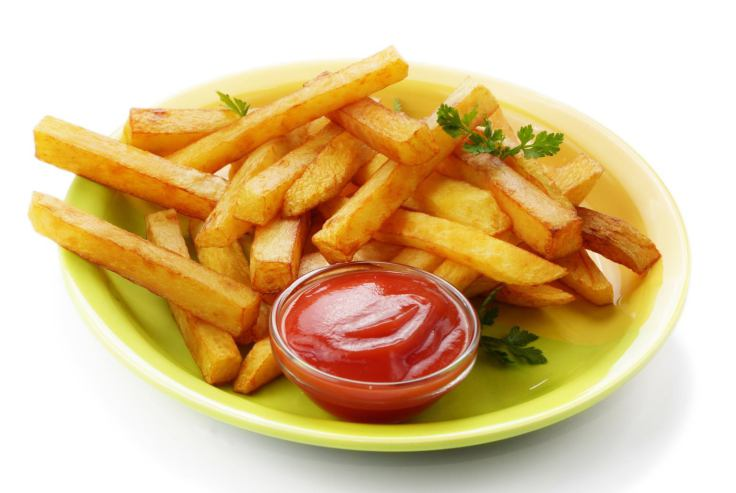
%> input picture Matlab_DIP/Segmentation/french-fries.jpg, 736 x 493 px
$ octave --eval "result = food_segmentation(imread('french-fries.jpg'));"   (GNU Octave 9; MATLAB toolbox functions it lacks are replaced by stand-ins)
%> lines starting %> are read from the running program, lines starting %| are printed output that depends on the picture; in (x1, y1, x2, y2) boxes, pixels count from 0 and x2, y2 are one past the last pixel; in counts of white or black regions, pixels touching at a corner belong together; the program's own positions count from 1
%This function reads an input image and returns a set of images each of
%them containing a segment as a result of colour segmentation
function segments = food_segmentation (I)

%BEGIN PARAMETERS DEFINITION
H_hist_medfilt_order= 256/32;%Median filter order applied to the Hue component histogram
H_hist_shift = -75;%Circular shift (>>,right is H_shift is positive) of the Histogram of Hue component values, needed for better study of yellow-orange-red colours, e.g.-75
hue_hist_peak_threshold = 0.01;%minimum peak height (as porcentage of the total image pixels) to be considered as a peak in the histogram.
%choose what to show
plot_hue_histogram = false;%Plot Hue histogram, median filter smooth of it and also peak detection results
show_output_images = false;%Show the filtered segments
%END PARAMETERS DEFINITION

%BEGIN ALGORITHM

    %Transform in HSV colour space
    I_hsv = rgb2hsv(I);
%> I_hsv: size 493x736x3 double; mean H, S, V 0.0893, 0.399, 0.861
    %Get HSV channels
    H=I_hsv(:,:,1);
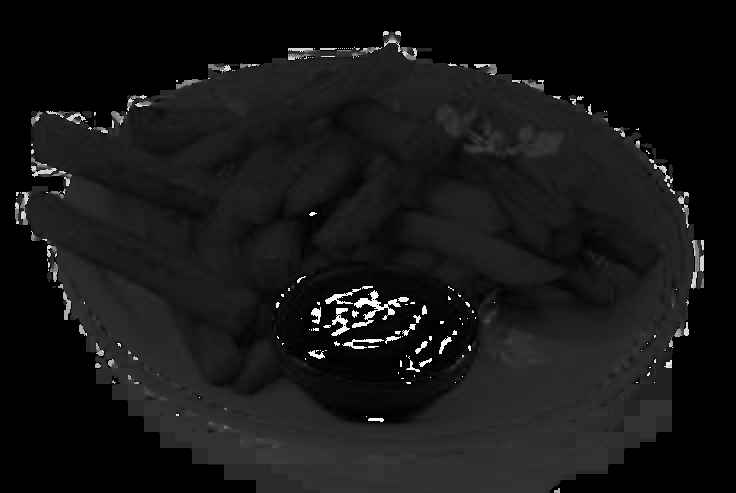
%> H: size 493x736 double; min 0, max 0.999, mean 0.0893
    S=I_hsv(:,:,2);
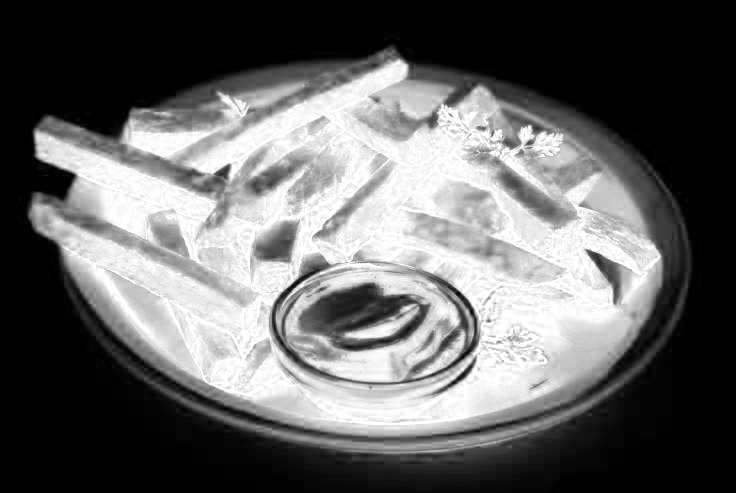
%> S: size 493x736 double; min 0, max 1, mean 0.399
    V=I_hsv(:,:,3);
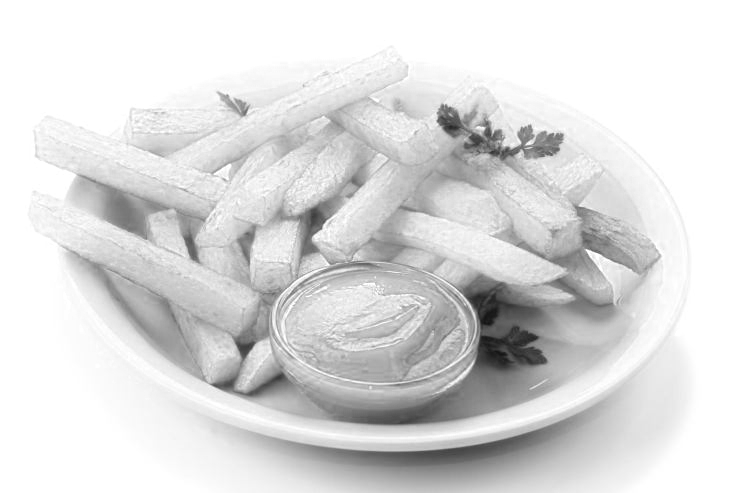
%> V: size 493x736 double; min 0.0745, max 1, mean 0.861

    %Remove too bright colours because their Hue value could be misleading
    smask = S>0.1;
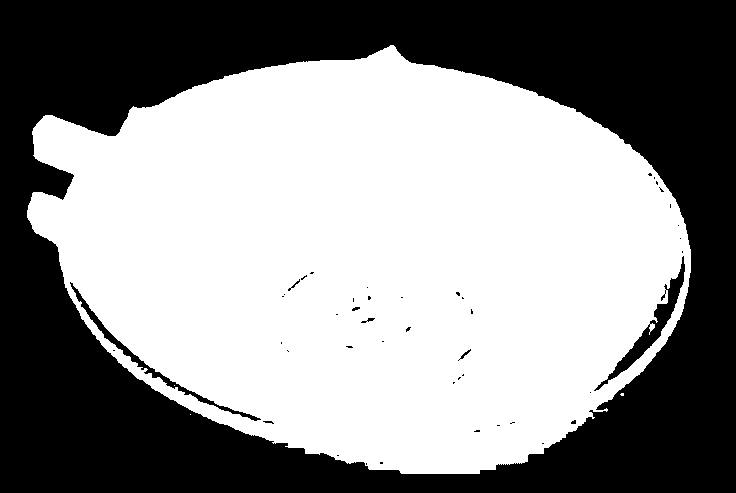
%> smask: size 493x736 logical; 56% white; 46 black regions (39 under 20 px), largest, box (x1, y1, x2, y2) and area: (0, 0, 736, 493) 156446, (594, 256, 685, 391) 1615, (70, 282, 261, 421) 1156
    %Morhological closing
    smask = bwmorph(smask,'close');
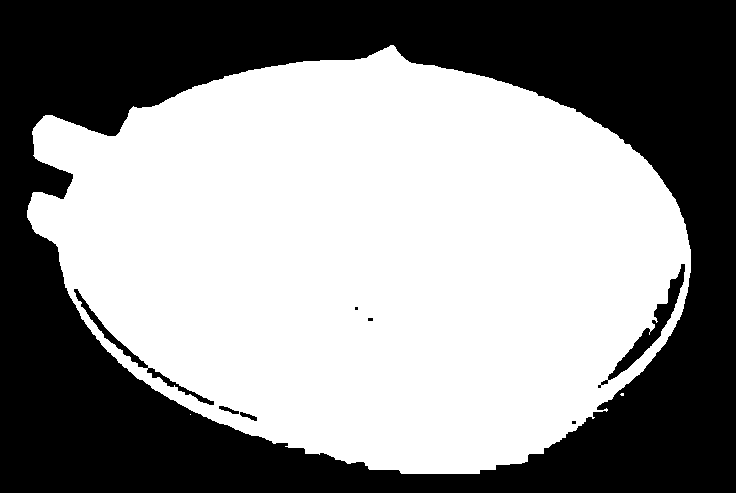
%> smask: size 493x736 logical; 56.2% white; 8 black regions (3 under 20 px), largest, box (x1, y1, x2, y2) and area: (0, 0, 736, 493) 156412, (598, 264, 685, 388) 1539, (74, 289, 214, 405) 949, (219, 406, 239, 414) 71, (240, 412, 257, 421) 68
    I_hsv = I_hsv.*repmat(smask,[1,1,3]);
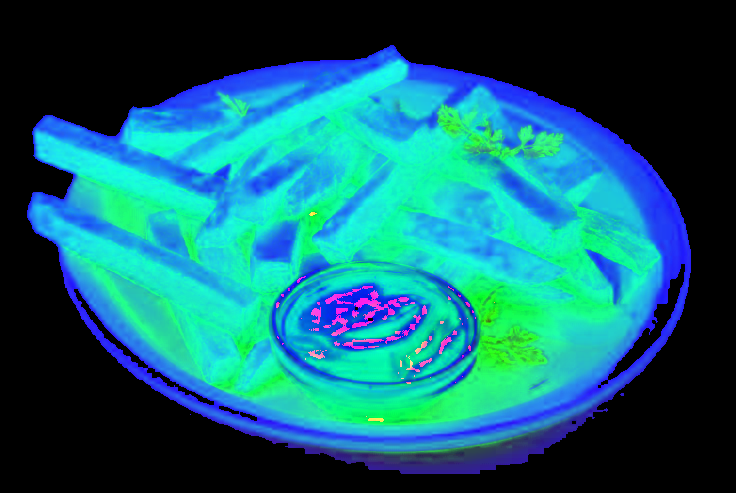
%> I_hsv: size 493x736x3 double; mean R, G, B 0.066, 0.396, 0.435

    %Shift left Hue component histogram by 75 units
    H_hist = imhist(H);
%> H_hist = 256 values, max 123375 at index 1, min 0 at index 76, mean 1417.4
    H_hist_shifted = circshift(H_hist,H_hist_shift);
%> H_hist_shifted = 256 values, max 123375 at index 182, min 0 at index 1, mean 1417.4
    %Apply median filter of order H_hist_medfilt_order over the histogram
    H_hist_med = medfilt1(H_hist_shifted,H_hist_medfilt_order);
%> H_hist_med = 256 values, max 8659 at index 211, min 0 at index 1, mean 853.7

    %Find the peaks which histogram value is higher than hue_hist_peak_threshold
    %Documentation: https://se.mathworks.com/help/signal/ref/findpeaks.html
    %Plot image histogram before and after filtering and then plot peak detection
    im_size = size(I);
%> im_size = [493 736 3]
    if(plot_hue_histogram)
        figure; plot(H_hist_shifted);
        hold on; plot(H_hist_med);
        findpeaks(H_hist_med,'Annotate','extents','WidthReference','halfheight','MinPeakHeight',hue_hist_peak_threshold*im_size(1)*im_size(2));
    end

%> (the run ends here)

$ run again, on Matlab_DIP/Segmentation/salmon.jpeg
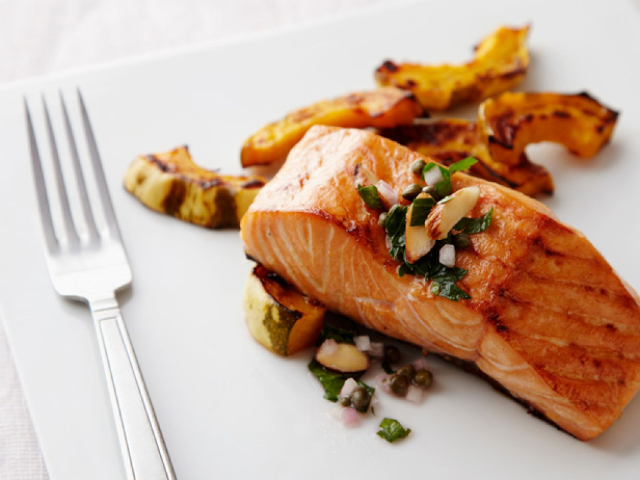
%> input picture Matlab_DIP/Segmentation/salmon.jpeg, 640 x 480 px
%> in food_segmentation, `smask = S>0.1;`:
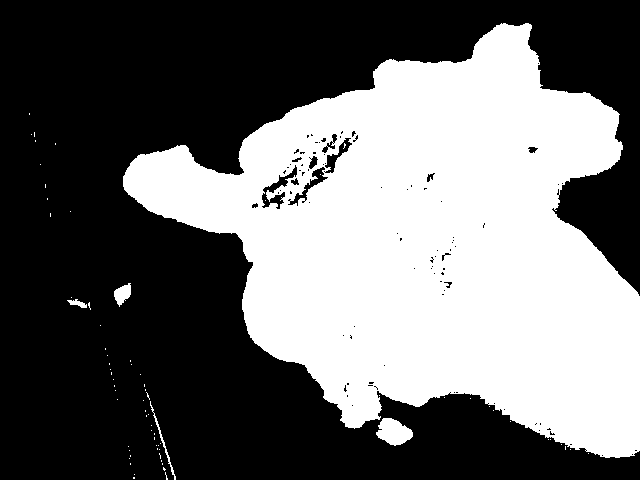
%> smask: size 480x640 logical; 42% white; 73 white regions (68 under 20 px), largest, box (x1, y1, x2, y2) and area: (123, 23, 640, 458) 127782, (376, 418, 413, 446) 687, (114, 283, 131, 307) 247, (150, 401, 176, 480) 158, (67, 299, 87, 308) 90
%> in food_segmentation, `I_hsv = I_hsv.*repmat(smask,[1,1,3]);`:
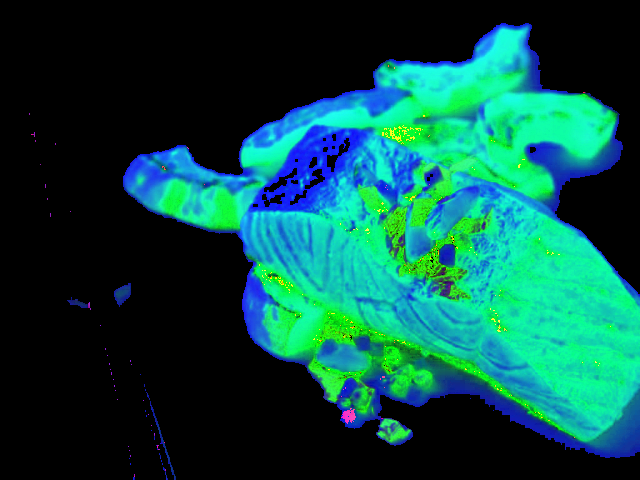
%> I_hsv: size 480x640x3 double; mean R, G, B 0.0324, 0.304, 0.264
%> H_hist = 256 values, max 86429 at index 1, min 0 at index 75, mean 1200
%> H_hist_shifted = 256 values, max 86429 at index 182, min 0 at index 3, mean 1200
%> H_hist_med = 256 values, max 9580.5 at index 198, min 0 at index 1, mean 573.1
